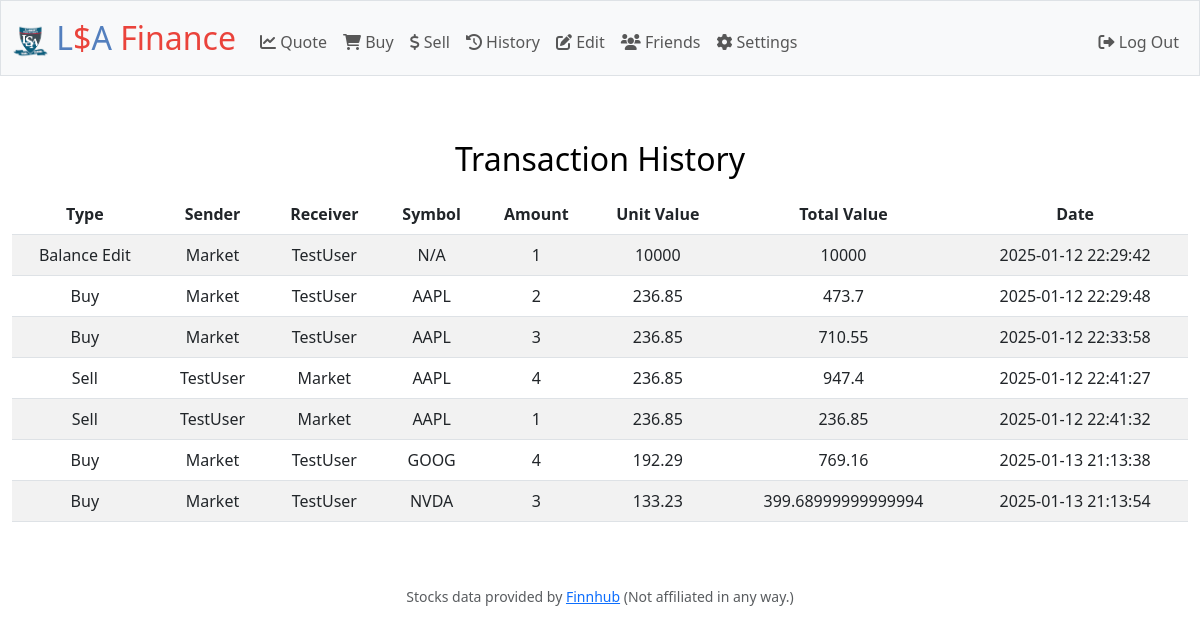
The app's page /history (signed in), older data.
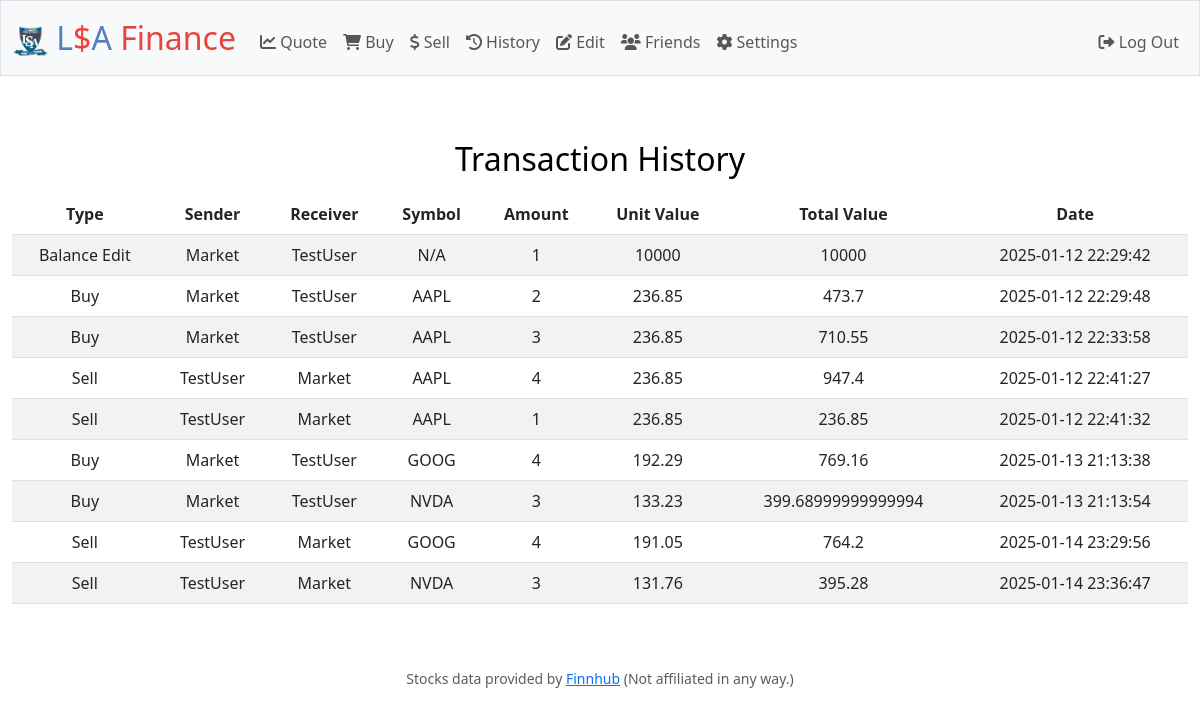
The same page, newer data.
### tables this page shows
CREATE TABLE history (
        id INTEGER PRIMARY KEY AUTOINCREMENT,
        type TEXT,
        sender_id INTEGER NOT NULL,
        receiver_id INTEGER NOT NULL,
        symbol TEXT NOT NULL,
        amount NUMERIC NOT NULL,
        unit_value NUMERIC NOT NULL,
        total_value NUMERIC NOT NULL,
        date_time TIMESTAMP DEFAULT CURRENT_TIMESTAMP,
        FOREIGN KEY (sender_id) REFERENCES users(id)
        FOREIGN KEY (receiver_id) REFERENCES users(id)
    );

CREATE TABLE users (
        id INTEGER PRIMARY KEY AUTOINCREMENT,
        first_name TEXT NOT NULL,
        last_name TEXT NOT NULL,
        username TEXT NOT NULL UNIQUE,
        hashed_password TEXT NOT NULL UNIQUE
    );

### app.py (the view)
@app.route("/history")
@login_required
@using_database
def history(connected):
    db = connected.cursor()
    history = db.execute("SELECT type, sender_id, receiver_id, symbol, amount, unit_value, total_value, date_time FROM history WHERE sender_id = ? OR receiver_id = ?", (session["user_id"], session["user_id"])).fetchall()
    for i, event in enumerate(history):
        event = list(event)
        sender_username = db.execute("SELECT username FROM users WHERE id = ?", [event[1]]).fetchone()
        receiver_username = db.execute("SELECT username FROM users WHERE id = ?", [event[2]]).fetchone()
        event[1] = sender_username[0]
        event[2] = receiver_username[0]
        history[i] = event  # Assign the modified list back to the history list
    return render_template("history.html", history=history)

### helpers.py (called while the page is built)
def login_required(f):
    @wraps(f)
    def decorated_function(*args, **kwargs):
        if "user_id" not in session or session["user_id"] is None:
            return redirect("/login")
        return f(*args, **kwargs)
    return decorated_function

def using_database(function):
    @wraps(function)
    def decorated_function(*args, **kwargs):
        def get_db():
            if 'db' not in g:
                g.db = sqlite3.connect('database.db')
            return g.db
        def close_db(e=None):
            db = g.pop('db', None)
            if db is not None:
                db.close()
        db = get_db()
        try:
            return function(db, *args, **kwargs)
        finally:
            close_db()
    return decorated_function

### templates/history.html (shortened to what this page needs)
{% extends "layout.html" %}
{% block main %}
    <p><h2>Transaction History</h2></p>
    <table class="table table-striped">
        <thead>
            <tr>
                <th scope="col">Type</th>
                <th scope="col">Sender</th>
                <th scope="col">Receiver</th>
                <th scope="col">Symbol</th>
                <th scope="col">Amount</th>
                <th scope="col">Unit Value</th>
                <th scope="col">Total Value</th>
                <th scope="col">Date</th>
            </tr>
        </thead>
        <tbody>
            {% for event in history %}
                <tr>
                    {% for element in event %}
                    <td>{{ element }}</td>
                    {% endfor %}
                </tr>
            {% endfor %}
        </tbody>
    </table>
{% endblock %}

### templates/layout.html (shortened to what this page needs)
<!DOCTYPE html>
<html lang="en">
    <head>
        <link rel="stylesheet" href="https://cdnjs.cloudflare.com/ajax/libs/font-awesome/6.0.0-beta3/css/all.min.css">
        <link href="https://cdn.jsdelivr.net/npm/bootstrap@5.3.0-alpha1/dist/css/bootstrap.min.css" rel="stylesheet">
        <link href="/static/styles.css" rel="stylesheet">
    </head>
    <body class="{{ 'dark-mode' if dark_mode else 'light-mode' }}">
        <nav class="{{ 'bg-dark navbar-dark' if dark_mode else 'bg-light navbar-light' }} border navbar navbar-expand-md">
            <div class="container-fluid">
                <a class="navbar-brand" href="/home"><img src="../static/lsa_logo.png" alt="LSA_Logo" width="35" height="35"> <span class="blue">L</span><span class="red">$</span><span class="blue">A</span> <span class="red">Finance</span></a>
                <div class="collapse navbar-collapse" id="navbar">
                    {% if session["user_id"] %}
                        <ul class="navbar-nav me-auto mt-2">
                            <li class="nav-item"><a class="nav-link" href="/quote"><i class="fas fa-chart-line"></i> Quote</a></li>
                            <li class="nav-item"><a class="nav-link" href="/buy"><i class="fas fa-shopping-cart"></i> Buy</a></li>
                            <li class="nav-item"><a class="nav-link" href="/sell"><i class="fas fa-dollar-sign"></i> Sell</a></li>
                            <li class="nav-item"><a class="nav-link" href="/history"><i class="fas fa-history"></i> History</a></li>
                            <li class="nav-item"><a class="nav-link" href="/edit"><i class="fas fa-edit"></i> Edit</a></li>
                            <li class="nav-item"><a class="nav-link" href="/friends"><i class="fas fa-users"></i> Friends</a></li>
                            <li class="nav-item"><a class="nav-link" href="/settings"><i class="fas fa-cog"></i> Settings</a></li>
                        </ul>
                        <ul class="navbar-nav ms-auto mt-2">
                            <li class="nav-item"><a class="nav-link" href="/logout"><i class="fa-solid fa-right-from-bracket"></i> Log Out</a></li>
                        </ul>
                    {% else %}
                        <ul class="navbar-nav ms-auto mt-2">
                            <li class="nav-item"><a class="nav-link" href="/register">Register</a></li>
                            <li class="nav-item"><a class="nav-link" href="/login">Log In</a></li>
                        </ul>
                    {% endif %}
                </div>
            </div>
        </nav>
        <main class="container-fluid py-5 text-center">
            {% block main %}{% endblock %}
        </main>
        <footer class="mb-5 small text-center text-muted">
            Stocks data provided by <a href="https://https://finnhub.io">Finnhub</a> (Not affiliated in any way.)
        </footer>
    </body>
</html>

### static/styles.css (style rules this page uses)
nav .navbar-brand { font-size: xx-large; }
nav .navbar-brand .blue { color: #537fbe; }
nav .navbar-brand .red { color: #ea433b; }
body.light-mode { background-color: white; color: black; }

Row changes from the older to the newer data that the page shows:
now on one of the page's lists (row unchanged): users: username "Market"
now on one of the page's lists (row unchanged): users: username "TestUser"
added history: type "Sell", symbol "GOOG", unit_value "191.05", total_value "764.2", date_time "2025-01-14 23:29:56"
added history: type "Sell", symbol "NVDA", unit_value "131.76", total_value "395.28", date_time "2025-01-14 23:36:47"
Text that changed along with them:
new list line: "4"
new list line: "3"
